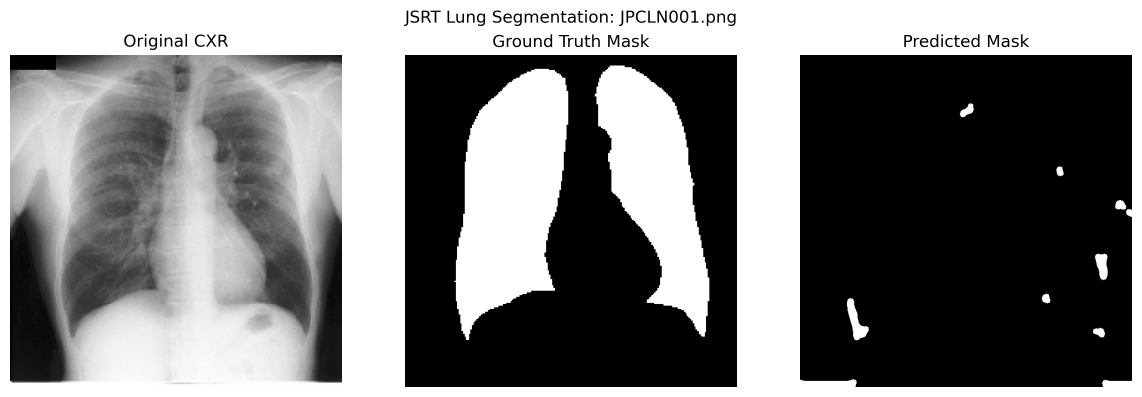
#> input picture Normal Seg Methods/outputs/JSRT_LungSeg_JPCLN001.png, 3425 x 1191 px, given as the content of the folder Used/COVIDQU/lung, which was not available (shown at 1/3 size)
$ python seg.py
#> lines starting #> are read from the running program, lines starting #| are printed output that depends on the picture; after the words box and inside, x2 and y2 are one past the last pixel; in counts of white or black regions, pixels touching at a corner belong together; pictures that were not available may be replaced by others from this repository, and a replacement may not be noted
import cv2
import numpy as np
import matplotlib.pyplot as plt
import os

from skimage import measure, morphology
from scipy.ndimage import binary_fill_holes


from scipy.spatial.distance import cdist

def dice_score(gt, pred):
    intersection = np.sum(gt * pred)
    return (2.0 * intersection) / (np.sum(gt) + np.sum(pred) + 1e-8)

def jaccard_index(gt, pred):
    intersection = np.sum(gt * pred)
    union = np.sum(gt) + np.sum(pred) - intersection
    return intersection / (union + 1e-8)

def hausdorff95(gt, pred):
    """
    Fast and stable HD95 using only boundary points.
    """
    # Find boundaries
    gt_edges = morphology.binary_dilation(gt) ^ gt
    pred_edges = morphology.binary_dilation(pred) ^ pred

    gt_pts = np.column_stack(np.where(gt_edges > 0))
    pred_pts = np.column_stack(np.where(pred_edges > 0))

    if len(gt_pts) == 0 or len(pred_pts) == 0:
        return np.nan

    # Distance matrix between boundary points (~1k x 1k)
    D = cdist(gt_pts, pred_pts)

    d1 = np.min(D, axis=1)
    d2 = np.min(D, axis=0)

    return np.percentile(np.hstack([d1, d2]), 95)


# -------------------------------------------------
# Image Reading & Preprocessing
# -------------------------------------------------
def read_and_preprocess(path, size=(600, 600)):
#> called with size = (600, 600)
    img = cv2.imread(path, cv2.IMREAD_GRAYSCALE)
#> img is the input picture: shape (1191, 3425); min 0, max 255, mean 125.2

    if img is None:
        raise FileNotFoundError(f"Could not read image: {path}")

    img = cv2.resize(img, size, interpolation=cv2.INTER_AREA)
#> img: shape (600, 600)
    img = cv2.normalize(img, None, 0, 255, cv2.NORM_MINMAX)

    return img.astype(np.uint8)


# -------------------------------------------------
# Euler-number–based Binary Extraction (FIXED)
# -------------------------------------------------
def euler_binary_extraction(img):
    _, binary = cv2.threshold(
        img, 0, 255, cv2.THRESH_BINARY + cv2.THRESH_OTSU
    )
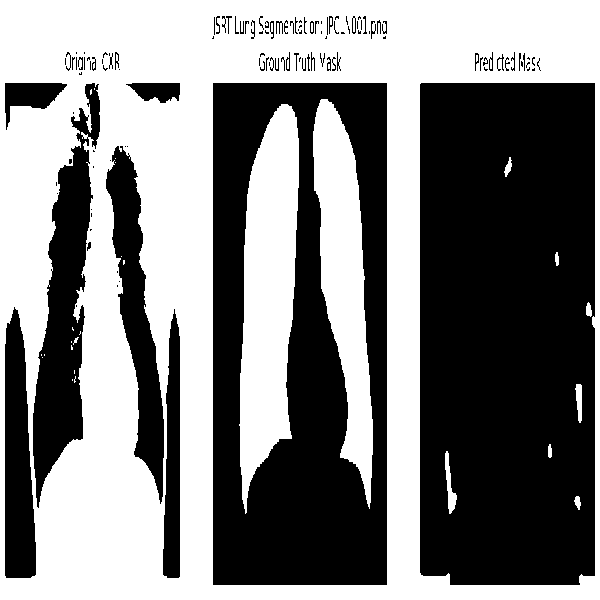
#> binary: shape (600, 600); 50.2% white; 125 black regions (69 under 20 px), largest, box (x1, y1, x2, y2) and area: (420, 83, 595, 585) 86565, (213, 83, 387, 585) 57972, (33, 83, 100, 508) 12555
    binary = (binary > 0).astype(np.uint8)
#> binary: shape (600, 600); values 0 (black) and 1 (white), 50.2% white; 125 black regions (69 under 20 px)

    labels = measure.label(binary, connectivity=2)
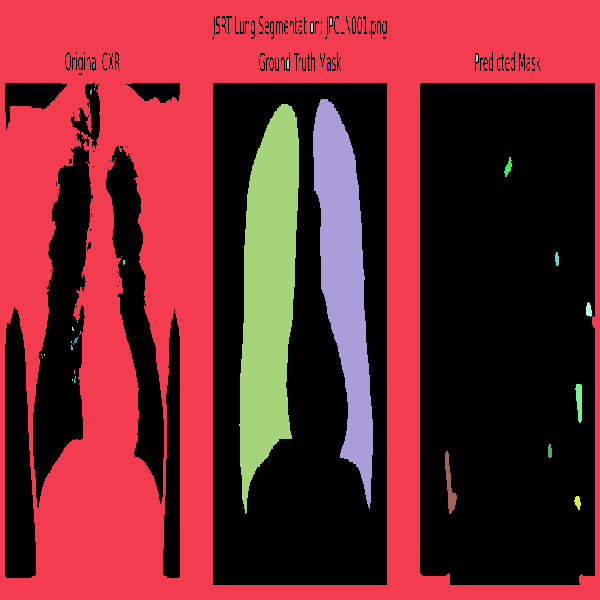
#> labels: shape (600, 600) int64; 34 distinct labels, from 0 to 33; one colour per label, 0 black
    props = measure.regionprops(labels)
#> props = 33 regions; largest, box (x1, y1, x2, y2) and area: (0, 0, 600, 600) 150449, (239, 104, 299, 514) 16612, (313, 99, 373, 509) 12764, (445, 451, 457, 514) 325, (575, 384, 582, 423) 196

    cleaned = np.zeros_like(binary)

    for region in props:
        if region.area > 5000 and region.euler_number <= 0:
            cleaned[labels == region.label] = 1
#> this loop made 33 passes
#> cleaned: shape (600, 600); values 0 (black) and 1 (white), 41.8% white; 1 white region, box (x1, y1, x2, y2) and area: (0, 0, 600, 600) 150449

    cleaned = morphology.binary_closing(cleaned, morphology.disk(5))
#> cleaned: shape (600, 600) bool; 42.8% white; 1 white region, box (x1, y1, x2, y2) and area: (0, 0, 600, 600) 154232
    cleaned = morphology.binary_opening(cleaned, morphology.disk(3))
#> cleaned: shape (600, 600) bool; 42.7% white; 1 white region, box (x1, y1, x2, y2) and area: (0, 0, 600, 600) 153547

    return cleaned.astype(np.uint8)


# -------------------------------------------------
# Edge Detection & Morphology
# -------------------------------------------------
def canny_edge(binary):
    return cv2.Canny(binary * 255, 50, 150)
#> returned value: shape (600, 600); 1.4% white in thin lines or dots, all inside (x1, y1, x2, y2) = (4, 82, 595, 585)


def morphological_refinement(edges):
    kernel = cv2.getStructuringElement(cv2.MORPH_ELLIPSE, (5, 5))
    dil = cv2.dilate(edges, kernel, iterations=2)
#> dil: shape (600, 600); 13.2% white; 8 white regions, largest, box (x1, y1, x2, y2) and area: (208, 78, 391, 589) 12070, (415, 78, 599, 589) 12042, (0, 143, 96, 582) 10527
    ero = cv2.erode(dil, kernel, iterations=1)
#> ero: shape (600, 600); 7.5% white; 8 white regions, largest, box (x1, y1, x2, y2) and area: (210, 80, 389, 587) 6709, (417, 80, 597, 587) 6700, (0, 145, 94, 580) 6367
    return ero


# -------------------------------------------------
# Region Filling & Lung Extraction
# -------------------------------------------------
def fill_lung_regions(edge_img):
    return binary_fill_holes(edge_img > 0).astype(np.uint8)
#> returned value: shape (600, 600); values 0 (black) and 1 (white), 61.2% white; 1 black region


def extract_lungs(filled_img):
    labels = measure.label(filled_img, connectivity=2)
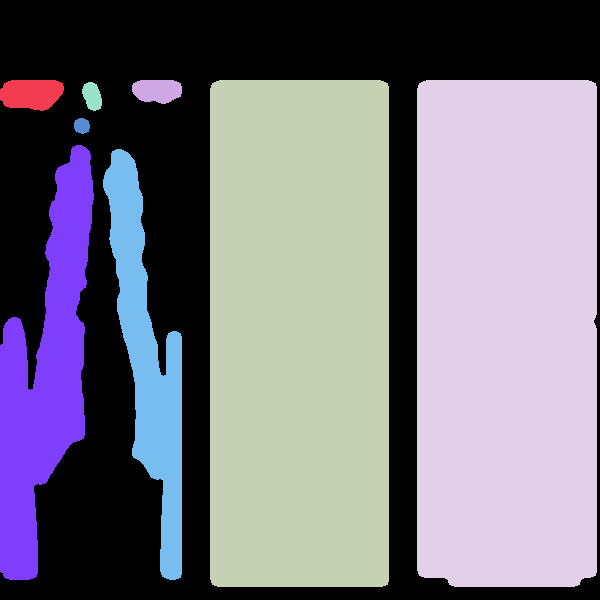
#> labels: shape (600, 600) int64; 9 distinct labels, from 0 to 8; one colour per label, 0 black
    props = sorted(measure.regionprops(labels), key=lambda x: x.area, reverse=True)
#> props = 8 regions; box (x1, y1, x2, y2) and area: (417, 80, 597, 587) 90724, (210, 80, 389, 587) 90678, (0, 145, 94, 580) 21485, (103, 149, 182, 580) 14292, (0, 80, 64, 111) 1623, (132, 80, 182, 104) 983, (82, 82, 102, 111) 425, (74, 118, 90, 134) 204

    lung_mask = np.zeros_like(filled_img)
    for region in props[:2]:
        lung_mask[labels == region.label] = 1
#> this loop made 2 passes
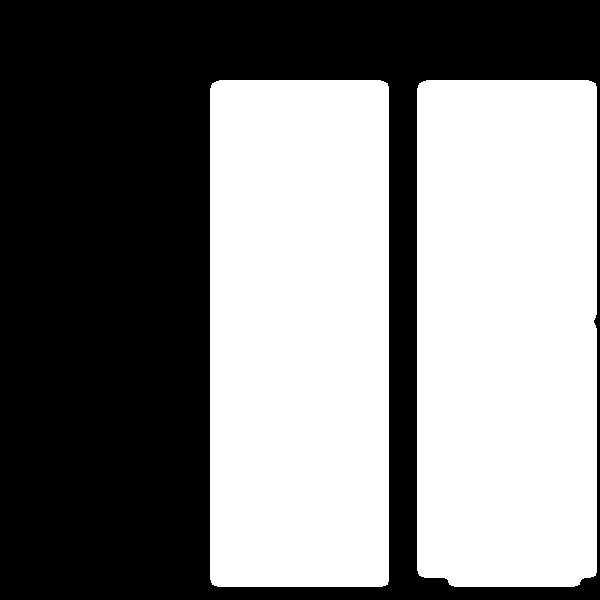
#> lung_mask: shape (600, 600); values 0 (black) and 1 (white), 50.4% white; 1 black region, box (x1, y1, x2, y2) and area: (0, 0, 600, 600) 178598

    lung_mask = morphology.binary_closing(lung_mask, morphology.disk(10))
#> lung_mask: shape (600, 600) bool; 50.8% white; 1 black region, box (x1, y1, x2, y2) and area: (0, 0, 600, 600) 177073
    lung_mask = morphology.binary_opening(lung_mask, morphology.disk(5))
#> lung_mask: shape (600, 600) bool; 50.8% white; 1 black region, box (x1, y1, x2, y2) and area: (0, 0, 600, 600) 177083
    return lung_mask.astype(np.uint8)


# -------------------------------------------------
# Segmentation Pipeline
# -------------------------------------------------
def lung_segmentation_pipeline_from_image(img):
    binary = euler_binary_extraction(img)
    edges = canny_edge(binary)
    morph = morphological_refinement(edges)
    filled = fill_lung_regions(morph)
    lung_mask = extract_lungs(filled)
    segmented = img * lung_mask
    return lung_mask, segmented


# -------------------------------------------------
# Ground Truth Mask Loader
# -------------------------------------------------
def read_mask(path, size=(600, 600)):
#> called with size = (600, 600)
    mask = cv2.imread(path, cv2.IMREAD_GRAYSCALE)

    if mask is None:
        raise FileNotFoundError(f"Could not read mask: {path}")

    mask = cv2.resize(mask, size, interpolation=cv2.INTER_NEAREST)
    return (mask > 0).astype(np.uint8)
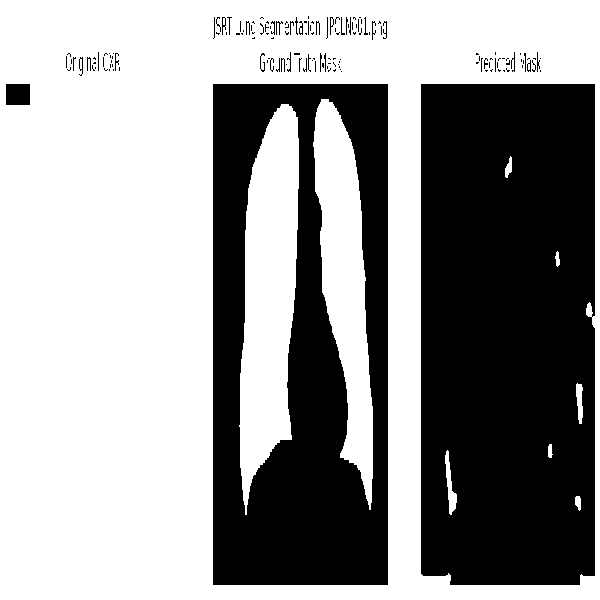
#> returned value: shape (600, 600); values 0 (black) and 1 (white), 59.4% white; 153 black regions (115 under 20 px), largest, box (x1, y1, x2, y2) and area: (421, 84, 595, 585) 85838, (213, 84, 388, 585) 58068, (6, 84, 30, 105) 504


# -------------------------------------------------
# Visualization
# -------------------------------------------------
def save_comparison(img, gt_mask, pred_mask, title, save_path):
    plt.figure(figsize=(12, 4))

    plt.subplot(1, 3, 1)
    plt.imshow(img, cmap='gray')
    plt.title("Original CXR")
    plt.axis("off")

    plt.subplot(1, 3, 2)
    plt.imshow(gt_mask, cmap='gray')
    plt.title("Ground Truth")
    plt.axis("off")

    plt.subplot(1, 3, 3)
    plt.imshow(pred_mask, cmap='gray')
    plt.title("Predicted")
    plt.axis("off")

    plt.suptitle(title)
    plt.tight_layout()
    plt.savefig(save_path, dpi=300, bbox_inches="tight")
    plt.close()


# -------------------------------------------------
# GENERALIZED DATASET PROCESSOR
# -------------------------------------------------
def process_dataset(dataset_name, images_path, masks_path=None):
    print(f"\n=== Processing {dataset_name} Dataset ===")

    out_dir = f"outputs/{dataset_name}"
    os.makedirs(out_dir, exist_ok=True)

    image_files = sorted([
        f for f in os.listdir(images_path)
        if f.lower().endswith(('.png', '.jpg', '.jpeg'))
    ])

    # --------------------------
    # METRIC STORAGE
    # --------------------------
    dice_vals = []
    jacc_vals = []
    hd95_vals = []

    # Open metrics file for logging
    metrics_path = os.path.join(out_dir, "metrics.txt")
    metrics_file = open(metrics_path, "w")
    metrics_file.write(f"=== METRICS FOR DATASET: {dataset_name} ===\n\n")

    for fname in image_files:
        img_path = os.path.join(images_path, fname)
        img = read_and_preprocess(img_path)

        pred_mask, _ = lung_segmentation_pipeline_from_image(img)

        if masks_path is not None:
            mask_path = os.path.join(masks_path, fname)

            if not os.path.exists(mask_path):
                print(f"[WARNING] Missing GT for {fname}")
                metrics_file.write(f"{fname}: GT MISSING\n")
                continue

            gt_mask = read_mask(mask_path)

            # --------------------------
            # COMPUTE METRICS
            # --------------------------
            dsc = dice_score(gt_mask, pred_mask)
#> in dice_score, `intersection = np.sum(gt * pred)`: intersection = 39013
#> dsc = 0.197
            jacc = jaccard_index(gt_mask, pred_mask)
#> in jaccard_index, `intersection = np.sum(gt * pred)`: intersection = 39013
#> in jaccard_index, `union = np.sum(gt) + np.sum(pred) - intersection`: union = 357917
#> jacc = 0.109
            hd = hausdorff95(gt_mask, pred_mask)
#> in hausdorff95, `pred_edges = morphology.binary_dilation(pred) ^ pred`:
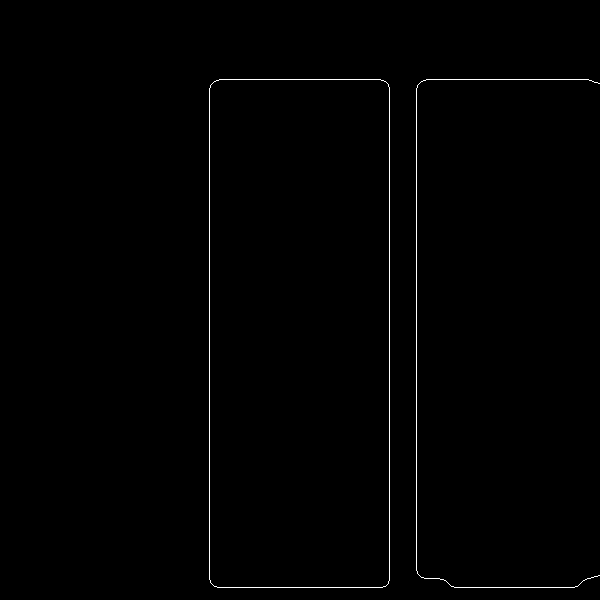
#> pred_edges: shape (600, 600); values 0 (black) and 1 (white), 0.61% white in thin lines or dots, all inside (x1, y1, x2, y2) = (209, 79, 600, 588)
#> in hausdorff95, `gt_pts = np.column_stack(np.where(gt_edges > 0))`: gt_pts = 6477 pairs, first value 16 to 584, second value 6 to 594
#> in hausdorff95, `pred_pts = np.column_stack(np.where(pred_edges > 0))`: pred_pts = 2205 pairs, first value 79 to 587, second value 209 to 599
#> in hausdorff95, `D = cdist(gt_pts, pred_pts)`:
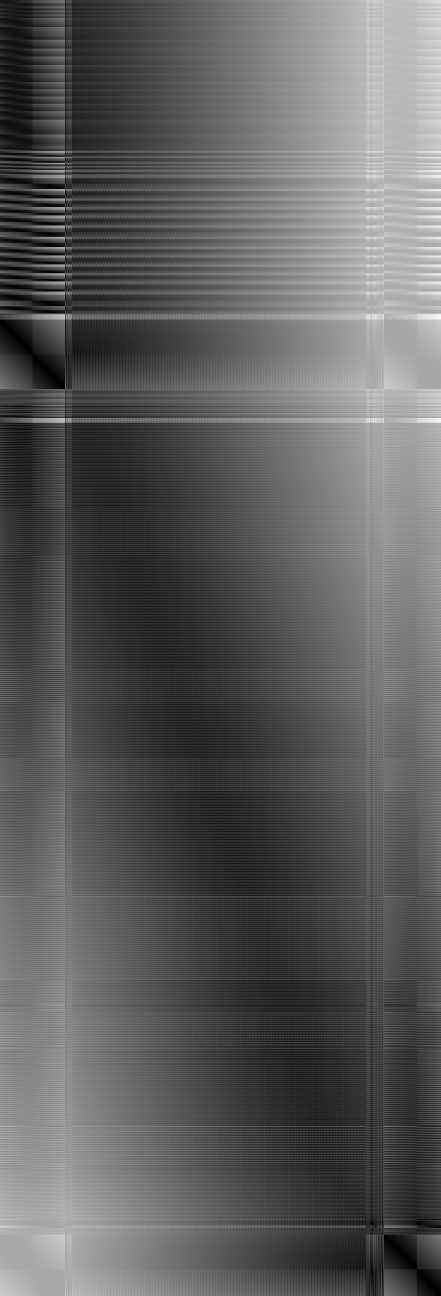
#> D: shape (6477, 2205) float64 (shown at 1/5 size); min 0, max 769.9, mean 283.5; drawn with min black and max white
#> in hausdorff95, `d1 = np.min(D, axis=1)`: d1 = 6477 values, max 203 at index 1574, min 0 at index 6346, mean 42.75
#> in hausdorff95, `d2 = np.min(D, axis=0)`: d2 = 2205 values, max 5.1 at index 356, min 0 at index 1899, mean 3.72
#> hd = 144

            dice_vals.append(dsc)
            jacc_vals.append(jacc)
            hd95_vals.append(hd)

            # Write to text file
            metrics_file.write(
                f"{fname}: DSC={dsc:.4f}, IoU={jacc:.4f}, HD95={hd:.2f}\n"
            )

            print(f"{fname}:  DSC={dsc:.4f}  IoU={jacc:.4f}  HD95={hd:.2f}")
#| JSRT_LungSeg_JPCLN001.png:  DSC=0.1966  IoU=0.1090  HD95=143.96

            save_path = os.path.join(out_dir, f"{dataset_name}_{fname}")
            save_comparison(img, gt_mask, pred_mask,
                            f"{dataset_name}: {fname}", save_path)

        else:
            save_path = os.path.join(out_dir, f"{dataset_name}_{fname}")
            plt.imsave(save_path, pred_mask, cmap='gray')
            metrics_file.write(f"{fname}: NO GT (Prediction saved)\n")

        print(f"[SAVED] {save_path}")

    # --------------------------
    # DATASET-LEVEL AVERAGES
    # --------------------------
    if masks_path is not None:
        mean_dice = np.nanmean(dice_vals)
#> mean_dice = 0.197
        mean_jacc = np.nanmean(jacc_vals)
#> mean_jacc = 0.109
        mean_hd95 = np.nanmean(hd95_vals)
#> mean_hd95 = 144

        print("\n=== AVERAGE METRICS FOR:", dataset_name, "===")
        print(f"Mean Dice:      {mean_dice:.4f}")
#| Mean Dice:      0.1966
        print(f"Mean Jaccard:   {mean_jacc:.4f}")
#| Mean Jaccard:   0.1090
        print(f"Mean HD95:      {mean_hd95:.2f}")
#| Mean HD95:      143.96
        print("============================================")

        # Write dataset averages to metrics file
        metrics_file.write("\n--- AVERAGE METRICS ---\n")
        metrics_file.write(f"Mean DSC: {mean_dice:.4f}\n")
        metrics_file.write(f"Mean IoU: {mean_jacc:.4f}\n")
        metrics_file.write(f"Mean HD95: {mean_hd95:.2f}\n")

    metrics_file.close()
    print(f"[METRICS SAVED] {metrics_path}")

    # --------------------------
    # DATASET-LEVEL AVERAGES
    # --------------------------
    if masks_path is not None:
        print("\n=== AVERAGE METRICS FOR:", dataset_name, "===")
        print(f"Mean Dice:      {np.nanmean(dice_vals):.4f}")
#| Mean Dice:      0.1966
        print(f"Mean Jaccard:   {np.nanmean(jacc_vals):.4f}")
#| Mean Jaccard:   0.1090
        print(f"Mean HD95:      {np.nanmean(hd95_vals):.2f}")
#| Mean HD95:      143.96
        print("============================================")


# -------------------------------------------------
# RUN ALL DATASETS
# -------------------------------------------------
process_dataset("COVIDQU",
                images_path="Used/COVIDQU/lung",
                masks_path="Used/COVIDQU/mask")

process_dataset("JSRT",
                images_path="Used/JSRT/lung",
                masks_path="Used/JSRT/mask")
#> the loop in euler_binary_extraction (call 2), `for region in props:` made 33 passes
#> the loop in extract_lungs (call 2), `for region in props[:2]:` made 2 passes
#| JSRT_LungSeg_JPCLN001.png:  DSC=0.1966  IoU=0.1090  HD95=143.96
#| Mean Dice:      0.1966
#| Mean Jaccard:   0.1090
#| Mean HD95:      143.96
#| Mean Dice:      0.1966
#| Mean Jaccard:   0.1090
#| Mean HD95:      143.96

process_dataset("PA",
                images_path="Used/pa/lung",
                masks_path="Used/pa/mask")
#| JSRT_LungSeg_JPCLN001.png:  DSC=0.1966  IoU=0.1090  HD95=143.96
#| Mean Dice:      0.1966
#| Mean Jaccard:   0.1090
#| Mean HD95:      143.96
#| Mean Dice:      0.1966
#| Mean Jaccard:   0.1090
#| Mean HD95:      143.96

process_dataset("SYNTH",
                images_path="Used/synth",
                masks_path=None)
